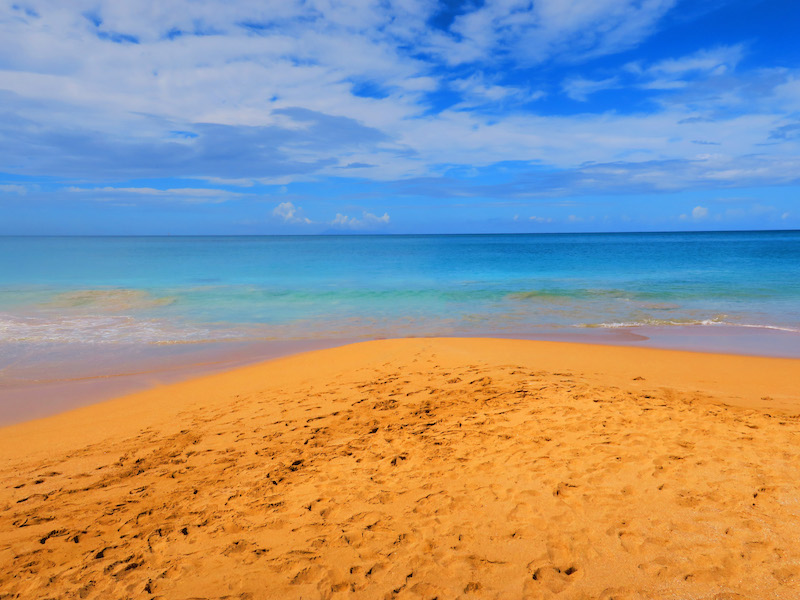
#> input picture images/beach.jpg, 800 x 600 px
$ python main.py
#> lines starting #> are read from the running program, lines starting #| are printed output that depends on the picture
from PIL import Image

image_original = Image.open("images/beach.jpg")
#> image_original is the input picture: PIL image 800x600 RGB; mean R, G, B 152.6, 148, 143.9

cactus_image = Image.open("images/cactus.jpg")
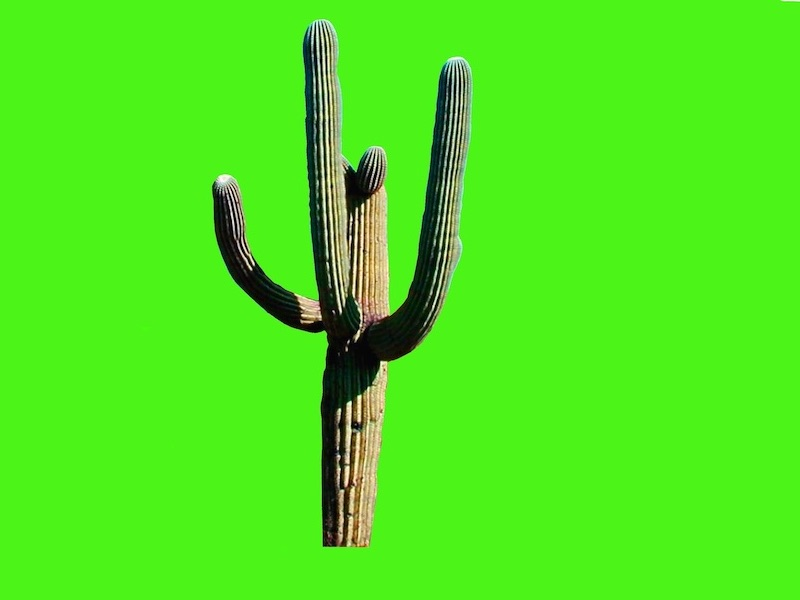
#> input picture images/cactus.jpg, 800 x 600 px
#> cactus_image is the input picture: PIL image 800x600 RGB; mean R, G, B 77.7, 229.6, 28.9
cactus_pixels = cactus_image.load()

image_combined = Image.new("RGB", image_original.size)
#> image_combined: PIL image 800x600 RGB; every value is 0

# image_original.show()

width, height = image_original.size
#> width = 800; height = 600

print(width, height)
#| 800 600

pixels_original = image_original.load()

# [11 lines of commented-out code are left out]

print(cactus_pixels[100, 200])
#| (76, 244, 24)
# cactus_pixels[210, 200] = (255, 0, 0)
print(cactus_pixels[210, 200])
#| (83, 247, 26)

green = 244

for x in range(width):
    for y in range(height):
        r, g, b = cactus_pixels[x, y]
        new_green = g + 30
        new_red = r - 30
        cactus_pixels[x, y] = (new_red, new_green, b)

# Adding a layer of green to the image
for x in range(width):
    for y in range(height):
        r, g, b = pixels_original[x, y]
        new_green = g + 50
        # new_red = r - 30
        pixels_original[x, y] = (r, new_green, b)

# print(cactus_pixels[210, 200])
# print(cactus_pixels[100, 200])

# for x in range(width):
#     for y in range(height):
#         (r, g, b) = pixels_original[x, y]
#
#         # new_red = r + 50
#         # pixels_original[x, y] = (r, g, b)
#         if cactus_pixels[x, y] == (83, 255, 26) or cactus_pixels[x, y] == (76, 255, 24) or cactus_pixels[x, y] == (46, 255, 24):
#             cactus_pixels[x, y] = (r, g, b)
#         # if pixels_original[x, y] == (76, 244, 24):
#         #     pixels_original[x, y] = (0, 0, 255)

image_original.show()
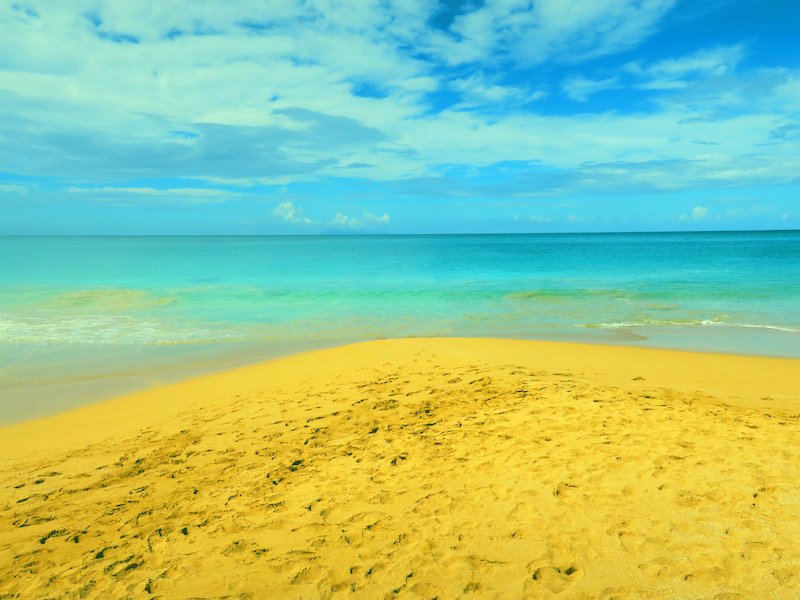
#> shown: PIL image 800x600 RGB; mean R, G, B 152.6, 198, 143.9
# cactus_pixels[width-1, 10] = (255, 0, 0)
# print(cactus_pixels[(width/2)+35, height/2])
# cactus_pixels[(width/2)+35, height/2] = (255, 0, 0)
# cactus_image.show()
image_original.save("the_file_goes_here.jpg")


# print(r, g, b)
